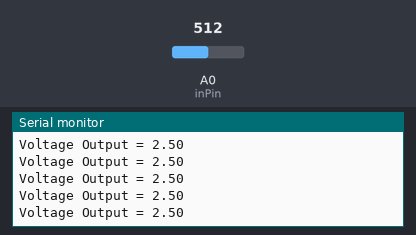
Bench run of a sketch on a simulated Arduino Uno, built with avr-gcc and run on an emulated ATmega328P. Parts: the last lines printed to the serial monitor. The inputs (shaded band) are chosen by the test bench; at power-on: A0 (inPin) = 512.

Above: at 1.2 s.
1.3 s: A0 (inPin) set to 716
At 1.33 s:
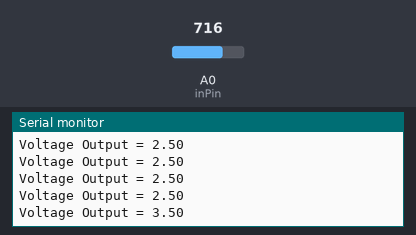
2.8 s: A0 (inPin) set to 900
At 2.8 s:
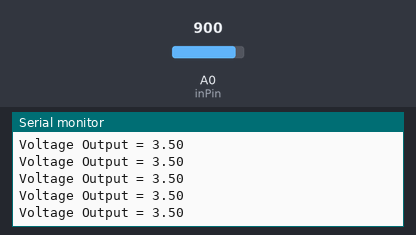
Timing chart, 0 to 5.8 s (numbered marks = the images above; inputs shaded):
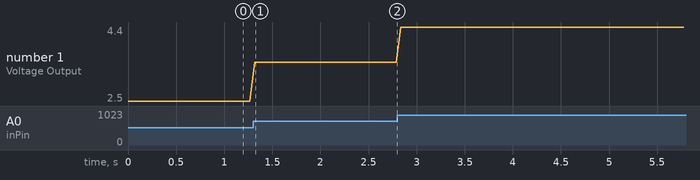

Measured:
- after the input at 1.3 s, the serial monitor: prints a new line at once (image 1)
- plotted number 1: 2.5 → 3.5 after the input at 1.3 s, 3.5 → 4.4 after the input at 2.8 s

The sketch:

RF_Reciever.ino
```cpp
const int inPin = A0;
float sensVal = 0;
int led = 13;
int cert =0;

void setup()
{
  Serial.begin(9600);
}

void loop()
{
  sensVal = analogRead(inPin);

  Serial.print ("Voltage Output = ");
  Serial.print (sensVal*5/1023);
  Serial.println("");

  if (sensVal >1000)
  {
    cert ++;
  }

  else
  {
    cert =0;
  }

  if (cert >= 4)
  {
    digitalWrite(led,HIGH);
  }

  else
  {
    digitalWrite(led, LOW);
  }

  delay (50);
}
```
